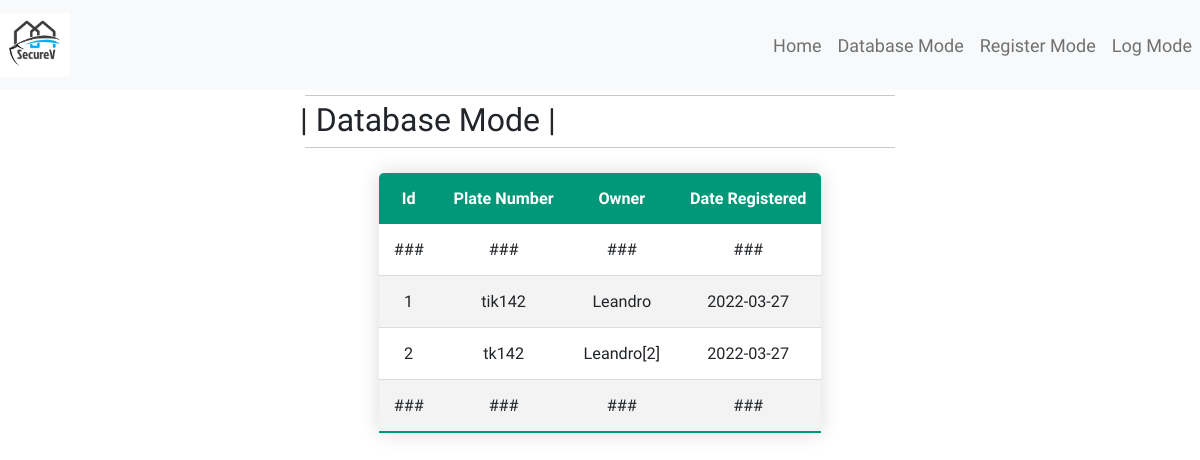
The page /database on the database as committed earlier.
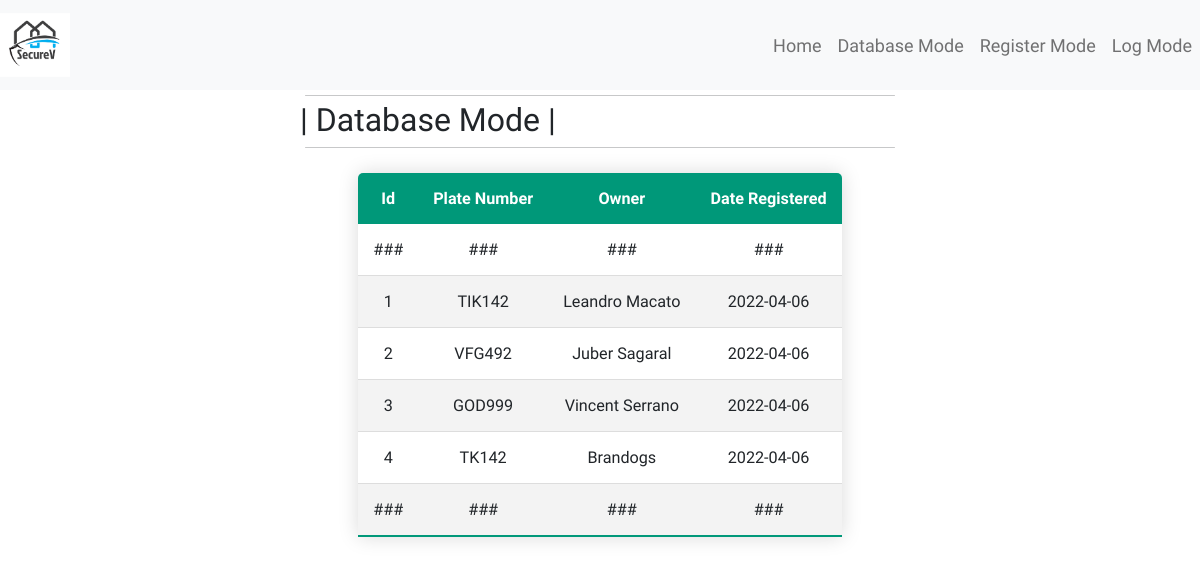
The same page on the database as committed later.
### database.py (models this page shows, shortened)
class Vehicle(db.Model):
    id = db.Column("id" , db.Integer , primary_key=True)
    plate_num = db.Column("plate_num" , db.String(6), unique=True , nullable=False )
    owner_name = db.Column("owner_name" , db.String(20) , unique=True , nullable=False)
    date_registered = db.Column("date_registered" , db.Date(),nullable = False, default=datetime.utcnow )
    entries = db.relationship('Entry', backref = 'entry_plate' , lazy = True)
    def __repr__(self):
        return f'{self.plate_num}|{self.owner_name}|{self.date_registered}'

### app.py (the view)
@application.route("/database")
def data_mode():
    page_title = 'SecureV | Database Mode'
    db_man = DB_Manager()
    return render_template("data_mode.html" , db_data = db_man.db_data, TITLE=page_title)

### database.py (called while the page is built, shortened)
    def get_db_data(self):
        self.db_data = [] # Clear current db_data to get fresh fetch
        self.db_data_entries = [] # for LOGS
        all_db_data = Vehicle.query.all()
        self.count = 0
        for data in all_db_data:
            data = str(data).split("|")
            self.count = self.count + 1
            data_breakdown = {
                "id" : self.count,
                "plate_num": data[0],
                "owner_name": data[1],
                "date_registered": data[2]
            }
            self.db_data.append(data_breakdown)
        all_db_entries = Entry.query.all()
        self.count = 0

### templates/data_mode.html (shortened to what this page needs)
{% extends "base.html" %}
{% block header %}
<h2 class="page-header">| Database Mode |</h2>
{% endblock %}
{% block content %}
<div id="contents">
    <div id="lower_container">
        <table class="content-table">
        <thead>
            <tr>
            <th>Id</th>
            <th>Plate Number</th>
            <th>Owner</th>
            <th>Date Registered</th>
            </tr>
        </thead>
        <tbody>
            <tr>
                <td> ### </td>
                <td> ### </td>
                <td> ### </td>
                <td> ### </td>
            </tr>
            {% for item in db_data %}
            <tr>
                <td> {{item["id"]}} </td>
                <td> {{item["plate_num"]}} </td>
                <td> {{item["owner_name"]}} </td>
                <td> {{item["date_registered"]}} </td>
            </tr>
            {% endfor %}
            <tr>
                <td> ### </td>
                <td> ### </td>
                <td> ### </td>
                <td> ### </td>
            </tr>
        </tbody>
        </table>
    </div>
</div>
{% endblock %}

### templates/base.html (shortened to what this page needs)
<!DOCTYPE html>
<html>
<head>
    <link href="https://cdn.jsdelivr.net/npm/bootstrap@5.1.3/dist/css/bootstrap.min.css" rel="stylesheet"
>
    <link rel="stylesheet" href="{{ url_for('static', filename='style.css') }}" />
</head>
<body>
    <nav class="navbar navbar-expand-lg navbar-light bg-light">
        <a class="navbar-brand" href="/">
            <img src="static/logo.svg" alt="LOGO" width="70" height="64" class="d-inline-block align-top">
        </a>
        <div class="collapse navbar-collapse" id="toggleMobileMenu">
            <ul class="navbar-nav ms-auto text-center">
                <li class="nav-item">
                    <a class="nav-link" href="/">Home</a>
                </li>
                <li class="nav-item">
                    <a class="nav-link" href="database">Database Mode</a>
                </li>
                <li class="nav-item">
                    <a class="nav-link" href="register">Register Mode</a>
                </li>
                <li class="nav-item">
                    <a class="nav-link" href="logs">Log Mode</a>
                </li>
            </ul>
        </div>
    </nav>
    <div id="contents">
        <hr class="rounded">
        {% block header %}{% endblock %}
        <hr class="rounded">
    </div>
    {% block content %} {% endblock %}
</body>
</html>

### static/style.css (style rules this page uses)
* { margin: 0; padding: 0; }
body { font-family: "Titillium Web", sans-serif; font-size: 18px; font-weight: normal; line-height: 1.5em; }
hr { margin: 5px; }
#contents { margin: auto; width: 50%; }
.content-table { text-align: center; border-collapse: collapse; margin: 25px auto; font-size: 0.9em; min-width: 400px; border-radius: 5px 5px 0 0; overflow: hidden; box-shadow: 0 0 20px rgba(0, 0, 0, 0.15); }
.content-table thead tr { background-color: #009879; color: #ffffff; text-align: center; font-weight: bold; }
.content-table th, .content-table td { padding: 12px 15px; }
.content-table tbody tr { border-bottom: 1px solid #dddddd; }
.content-table tbody tr:nth-of-type(even) { background-color: #f3f3f3; }
.content-table tbody tr:last-of-type { border-bottom: 2px solid #009879; }

Rows that differ between the two databases and show on the page:
changed Vehicle id 1: plate_num "tik142" → "TIK142"; owner_name "Leandro" → "Leandro Macato"; date_registered "2022-03-27" → "2022-04-06"
changed Vehicle id 2: plate_num "tk142" → "VFG492"; owner_name "Leandro[2]" → "Juber Sagaral"; date_registered "2022-03-27" → "2022-04-06"
added Vehicle: id "3", plate_num "GOD999", owner_name "Vincent Serrano", date_registered "2022-04-06"
added Vehicle: id "4", plate_num "TK142", owner_name "Brandogs", date_registered "2022-04-06"
